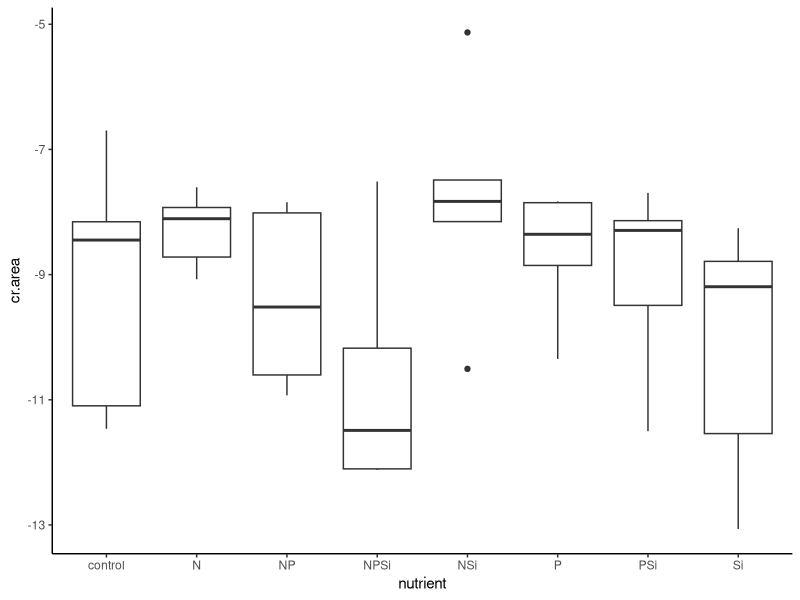
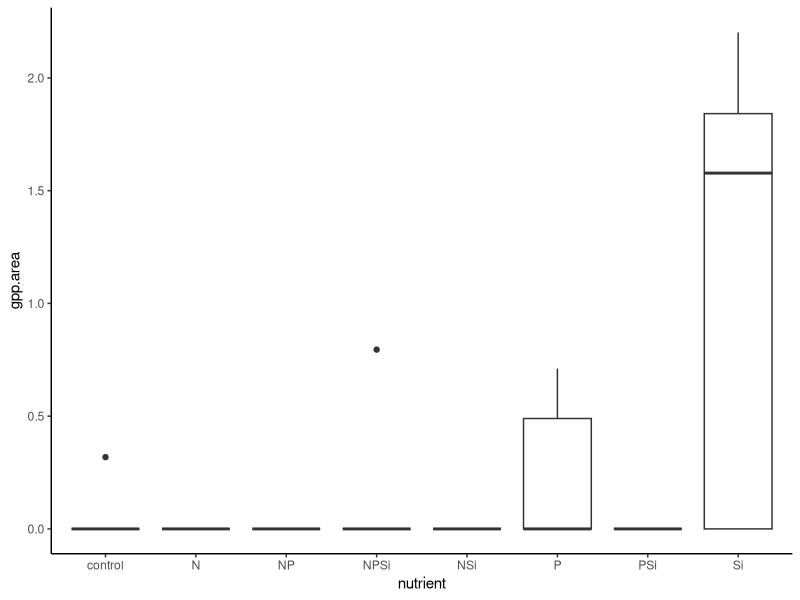
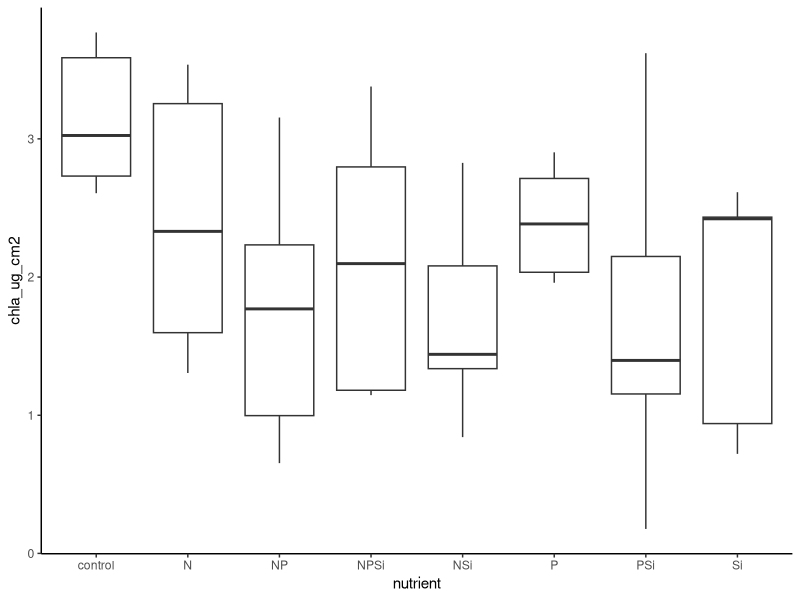
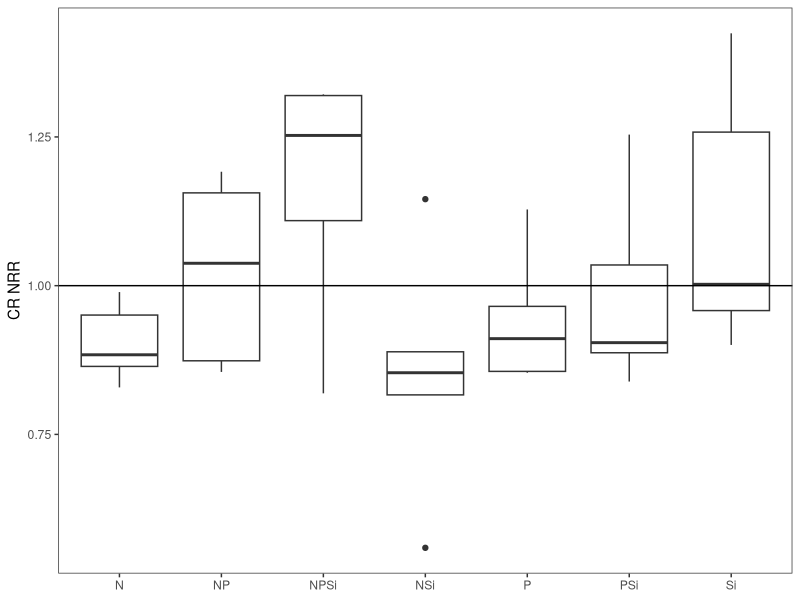
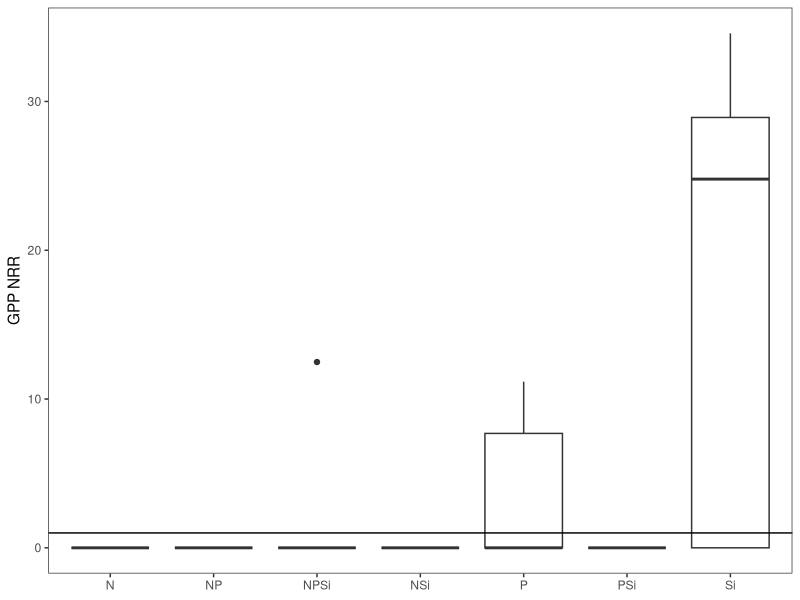
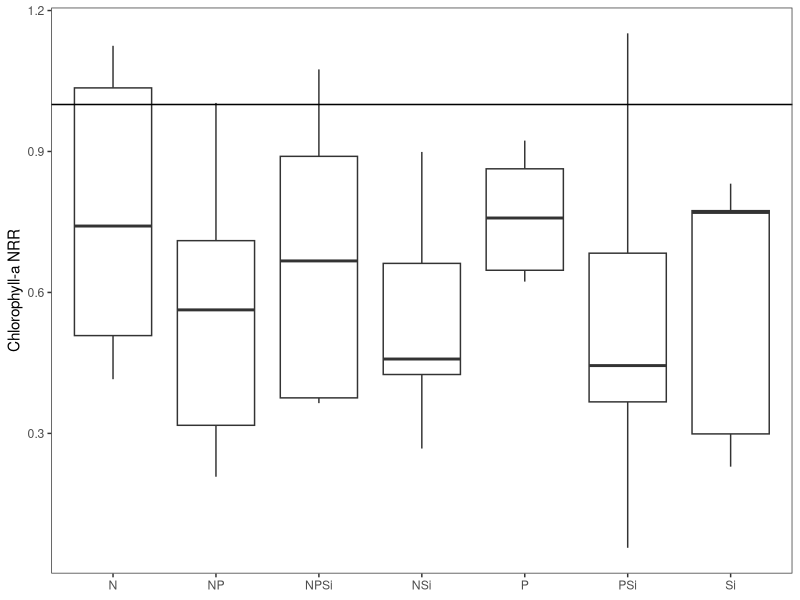
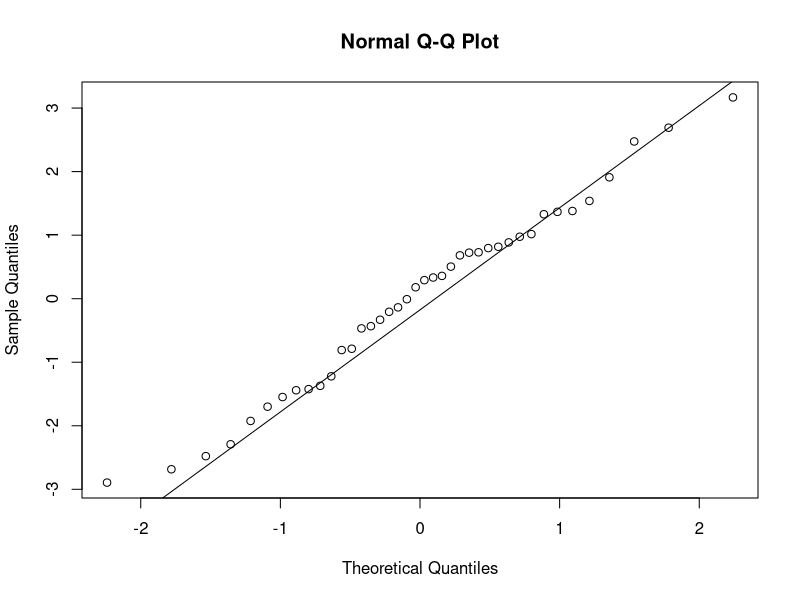
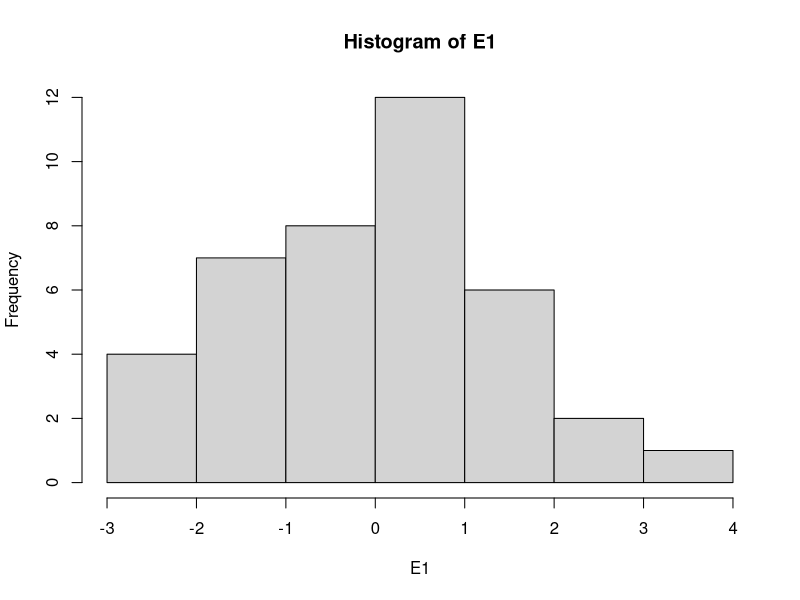

Reproduce these figures in R, in order. (Note: this script raises an error after producing the figures.)
#Author:  Clay Arango
#Creation date: 10-Feb-19
#Script to analyze NDS data from Summer 2018 NDS work with S. Roley and A. Alexiades

#packages
install.packages("nlme")
install.packages("nortest")
install.packages("plyr")
install.packages("dplyr")
install.packages("multcomp")
install.packages("MASS")
install.packages("ggplot2")
library(nlme)
library(nortest)
library(plyr)
library(dplyr)
library(multcomp)
library(MASS)
library(ggplot2)

#Load data
cen_lan_fall <- read.table(file="cen_lan_fall.csv", header=T, sep=",")

#set variable
d = cen_lan_fall

#evaluate data to make sure factors are correct
names(d)

unique(d$nutrient) #control, N, NP, NPSi, NSi, P, PSi, Si
unique(d$N) #should be 0 and 1
unique(d$P) #should be 0 and 1
unique(d$Si) #should be 0 and 1
unique(d$top) #should be "sponge" and "glass"
#if need to change, use recode function below. 
d$top<-recode(d$top, "cellulose" ="sponge")
str(d)

#convert N and P vand Si alues (0 or 1 for absence or presence) to factors
d$N<-as.factor(d$N)
d$P<-as.factor(d$P)
d$Si<-as.factor(d$Si)
str(d)

#subset data into gpp and cr response
d.cr = subset(d, top=="sponge", data=d)
d.gpp = subset(d, top=="glass", data=d)

#check for outliers and check data entry before calculating CR-NRR
ggplot(d.cr, aes(x=nutrient, y=cr.area)) + geom_boxplot() + theme_classic()
#N+Si group is spread out but centered

#calculate nrr for cr
x<-ddply(d.cr, "nutrient", summarise, ave_cr = mean(cr.area, na.rm=T)) 
x
d.cr$cr.nrr = d.cr$cr.area/-9.172439 #divide by control ave_cr

#check for outliers and check data entry before calculating GPP- and chla-NRR
ggplot(d.gpp, aes(x=nutrient, y=gpp.area)) + geom_boxplot() + theme_classic()
#way too many zeros in this data set
ggplot(d.gpp, aes(x=nutrient, y=chla_ug_cm2)) + geom_boxplot() + theme_classic()
#no outliers

#calculate nrr for gpp and chla
x<- ddply(d.gpp, "nutrient", summarise, ave_gpp = mean(gpp.area, na.rm=T), ave_chla = mean(chla_ug_cm2, na.rm=T)) 
x
d.gpp$gpp.nrr = d.gpp$gpp.area/0.06366686 #divide by control ave_gpp
d.gpp$chla.nrr = d.gpp$chla_ug_cm2/3.143974 #divide by control ave_chla
#use to exclude outliers
#x1<- ddply(subset(d.gpp, !(nds.id=="F6")), "nutrient", summarise, ave_chla = mean(chla_ug_cm2, na.rm=T)) 
#x1
#d.gpp$chla.nrr_1<-d.gpp$chla_ug_cm2/2.700340

#combine into one file and export
d.cr$chla.nrr<-NA
#d.cr$chla.nrr_1<-NA#for excluded outliers
d.cr$gpp.nrr<-NA
d.gpp$cr.nrr<-NA
d.nrr<-rbind(d.cr, d.gpp)
d.nrr$site.date<-"cen_lan_fall"
write.table(d.nrr, "cen_lan_fall_nrr.csv",  sep=",", quote=F, row.names =F)

###############
#plots of NRR
##############
ggplot(data=subset(d.cr, !(nutrient=="control")), aes(x=nutrient, y=cr.nrr))+geom_boxplot()+theme_bw()+
  ylab("CR NRR")+geom_abline(slope = 0, intercept = 1)+
  theme(axis.title.x=element_blank(), panel.grid.minor=element_blank(), panel.grid.major=element_blank())
#no limitation

ggplot(data=subset(d.gpp, !(nutrient=="control")), aes(x=nutrient, y=gpp.nrr))+geom_boxplot()+theme_bw()+
  ylab("GPP NRR")+geom_abline(slope = 0, intercept = 1)+
  theme(axis.title.x=element_blank(), panel.grid.minor=element_blank(), panel.grid.major=element_blank())
#no limitation

ggplot(data=subset(d.gpp, !(nutrient=="control")), aes(x=nutrient, y=chla.nrr))+geom_boxplot()+theme_bw()+
  ylab("Chlorophyll-a NRR")+geom_abline(slope = 0, intercept = 1)+ 
  theme(axis.title.x=element_blank(), panel.grid.minor=element_blank(), panel.grid.major=element_blank())
#no limitation

##########
#NRR Summary Files
#########

GPP_sum<-ddply(d.gpp, "nutrient", summarise, ave_nrr.gpp=mean(gpp.nrr, na.rm=T), sd_nrr.gpp=sd(gpp.nrr, na.rm=T), 
               se_nrr.gpp =(sd(gpp.nrr)/sqrt(sum(!is.na(gpp.nrr)))), 
               ci95_nrr.gpp = (1.96*(sd(gpp.nrr)/sqrt(sum(!is.na(gpp.nrr))))),
               ave_nrr.chla=mean(chla.nrr, na.rm=T), sd_nrr.chla=sd(chla.nrr, na.rm=T), 
               se_nrr.chla =(sd(chla.nrr)/sqrt(sum(!is.na(chla.nrr)))), 
               ci95_nrr.chla = (1.96*(sd(chla.nrr)/sqrt(sum(!is.na(chla.nrr))))))
CR_sum<-ddply(d.cr, "nutrient", summarise, ave_nrr.cr=mean(cr.nrr, na.rm=T), sd_nrr.cr=sd(cr.nrr, na.rm=T), 
              se_nrr.cr =(sd(cr.nrr)/sqrt(sum(!is.na(cr.nrr)))), 
              ci95_nrr.cr = (1.96*(sd(cr.nrr)/sqrt(sum(!is.na(cr.nrr))))))

#now combine into one and export
d.sum<-merge(GPP_sum, CR_sum, by="nutrient")
d.sum$site_date<-"cen_lan_fall"
write.table(d.sum, "cen_lan_fall_summ.csv",  sep=",", quote=F, row.names=F)

############################################################
#analyze RESPIRATION data
############################################################

M1<-gls(cr.area~N*P*Si, data=d.cr, na.action=na.omit)
E1<-residuals(M1)
qqnorm(E1)
qqline(E1)
ad.test(E1)
   #residuals are normally distributed
hist(E1)  
plot(M1)

plot(filter(d.cr, !is.na(cr.area)) %>% dplyr::select(nutrient), 
     E1, xlab="nutrient", ylab="Residuals")
bartlett.test(cr.area~nutrient, data=d.cr)
   #variance test is ok

anova(M1)
  
x <- group_by(d.cr, nutrient) %>%  # Grouping function causes subsequent functions to aggregate by season and reach
  summarize(cr.mean = abs(mean(cr.area, na.rm = TRUE)), # na.rm = TRUE to remove missing values
            cr.sd=abs(sd(cr.area, na.rm = TRUE)),  # na.rm = TRUE to remove missing values
            n = sum(!is.na(cr.area)), # of observations, excluding NAs. 
            cr.se=cr.sd/sqrt(n))

ggplot(data=x, aes(x=nutrient, y=cr.mean)) + 
  geom_bar(stat="identity", position=position_dodge(), color = "black") + 
  geom_errorbar(aes(ymin=cr.mean, ymax=cr.mean+cr.se), width=0.2, 
                position=position_dodge(0.9)) + 
  xlab("Nutrient") +
  ylab(expression(Respiration~(ug~O[2]~m^{-2}~h^{-1}))) +
  ylim(0,20) +
  labs(fill="Light") +
  theme_bw() +
  theme(panel.grid.major=element_blank(),
        panel.grid.minor=element_blank(),
        legend.title=element_text(size=6),
        legend.key=element_blank(), 
        legend.position=c(0.5,0.95), 
        legend.text=element_text(size=8), 
        legend.background=element_blank(), 
        legend.direction="horizontal", 
        legend.key.size=unit(0.3, "cm"), 
        axis.title.y=element_text(size=8), 
        axis.title.x=element_text(size=8), 
        axis.text.x=element_text(size=8))

#ggsave('output/figures/Ring_fall.tiff',
#       units="in",
#       width=3.25,
#       height=3.25,
#       dpi=1200,
#       compression="lzw")

#summarize nrr
x <- group_by(d.cr, nutrient) %>%  # Grouping function causes subsequent functions to aggregate by season and reach
  summarize(cr.mean = abs(mean(cr.nrr, na.rm = TRUE)), # na.rm = TRUE to remove missing values
            cr.sd=abs(sd(cr.nrr, na.rm = TRUE)),  # na.rm = TRUE to remove missing values
            n = sum(!is.na(cr.nrr)), # of observations, excluding NAs. 
            cr.se=cr.sd/sqrt(n))

############################################################
#analyze the PRODUCTION data
############################################################

M1<-gls(gpp.area~N*P*Si, data=d.gpp, na.action=na.omit) 
E1<-residuals(M1)
qqnorm(E1)
qqline(E1)
ad.test(E1)
   #residuals are not normal

hist(E1, xlab="residuals", main="")
plot(M1)

plot(filter(d.gpp, !is.na(gpp.area)) %>% dplyr::select(nutrient), 
     E1, xlab="nutrient", ylab="Residuals")
bartlett.test(gpp.area~nutrient, data=d.gpp)
   #variance test is bad

anova(M1)
  
x <- group_by(d.gpp, nutrient) %>%  # Grouping function causes subsequent functions to aggregate by season and reach
  summarize(gpp.mean = abs(mean(gpp.area, na.rm = TRUE)), # na.rm = TRUE to remove missing values
            gpp.sd=abs(sd(gpp.area, na.rm = TRUE)),  # na.rm = TRUE to remove missing values
            n = sum(!is.na(gpp.area)), # of observations, excluding NAs. 
            gpp.se=gpp.sd/sqrt(n))

ggplot(data=x, aes(x=nutrient, y=gpp.mean)) + 
  geom_bar(stat="identity", position=position_dodge(), color = "black") + 
  geom_errorbar(aes(ymin=gpp.mean, ymax=gpp.mean+gpp.se), width=0.2, 
                position=position_dodge(0.9)) + 
  xlab("Nutrient") +
  ylab(expression(Production~(ug~O[2]~m^{-2}~h^{-1}))) +
  labs(fill="Light") +
  theme_bw() +
  theme(panel.grid.major=element_blank(),
        panel.grid.minor=element_blank(), 
        legend.title=element_text(size=6), 
        legend.key=element_blank(),  
        legend.position=c(0.5,0.95),  
        legend.text=element_text(size=8),  
        legend.background=element_blank(),  
        legend.direction="horizontal",  
        legend.key.size=unit(0.3, "cm"),  
        axis.title.y=element_text(size=8),  
        axis.title.x=element_text(size=8),  
        axis.text.x=element_text(size=8))

#ggsave('output/figures/gppByNutrient.tiff',
#       units="in",
#       width=3.25,
#       height=3.25,
#       dpi=1200,
#       compression="lzw")

#summarize nrr
x <- group_by(d.gpp, nutrient) %>%  # Grouping function causes subsequent functions to aggregate by season and reach
  summarize(gpp.mean = abs(mean(gpp.nrr, na.rm = TRUE)), # na.rm = TRUE to remove missing values
            gpp.sd=abs(sd(gpp.nrr, na.rm = TRUE)),  # na.rm = TRUE to remove missing values
            n = sum(!is.na(gpp.nrr)), # of observations, excluding NAs. 
            gpp.se=gpp.sd/sqrt(n))

#BELOW HERE IS NOT EDITED





############################################################
#analyze the CHL-A biomass on disks

M1<-gls(chla~N*P*light, data=roza_sum.chla, na.action=na.omit)
E1<-residuals(M1)
qqnorm(E1)
qqline(E1)
ad.test(E1)
  #residuals look bad (p=0.001)
hist(E1)
plot(M1)

vf1 = varIdent(form = ~ 1|N*P)
vf2 = varIdent(form = ~ 1|light)
vf3 = varIdent(form = ~ 1|N*P*light)
vf4 = varPower(form = ~ fitted(.)) 
vf5 = varExp(form = ~ fitted(.))
vf6 = varConstPower(form = ~ fitted(.))
vf7 = varExp(form = ~ fitted(.)|nutrient)

M2<-gls(chla~N*P*light, data=roza_sum.chla, na.action=na.omit, weights=vf1)
M3<-gls(chla~N*P*light, data=roza_sum.chla, na.action=na.omit, weights=vf2)
M4<-gls(chla~N*P*light, data=roza_sum.chla, na.action=na.omit, weights=vf3)
M5<-gls(chla~N*P*light, data=roza_sum.chla, na.action=na.omit, weights=vf4)
M6<-gls(chla~N*P*light, data=roza_sum.chla, na.action=na.omit, weights=vf5)
M7<-gls(chla~N*P*light, data=roza_sum.chla, na.action=na.omit, weights=vf6)
M8<-gls(chla~N*P*light, data=roza_sum.chla, na.action=na.omit, weights=vf7)

anova(M1,M2,M3,M4,M5,M6,M7,M8)

#M3 is best on AIC

E3<-residuals(M3)
qqnorm(E3)
qqline(E3)
ad.test(E3)
#residuals are not normal (p=0.001)
hist(E3, xlab="residuals", main="")
plot(M3)
  #hist and plot look good

plot(filter(roza_sum.chla, !is.na(chla)) %>% dplyr::select(light), 
     E3, xlab="light", ylab="Residuals")
bartlett.test(chla~light, data=roza_sum.chla)

plot(filter(roza_sum.chla, !is.na(chla)) %>% dplyr::select(nutrient), 
     E3, xlab="nutrient", ylab="Residuals")
bartlett.test(chla~nutrient, data=roza_sum.chla)

anova(M3)

#light is significant and N and P separately interact with light

x<-roza_sum.chla[complete.cases(roza_sum.chla$chla),]

with(x, 
     interaction.plot(nutrient,light,chla, 
                      ylim=c(0,1.5),lty=c(1,12),lwd=2,ylab="Chlorophyll a", 
                      xlab="Nutrient", trace.label="Light"))

x <- group_by(roza_sum.chla, nutrient, light) %>%  # Grouping function causes subsequent functions to aggregate by season and reach
  summarize(chla.mean = mean(chla, na.rm = TRUE), # na.rm = TRUE to remove missing values
            chla.sd=sd(chla, na.rm = TRUE),  # na.rm = TRUE to remove missing values
            n = sum(!is.na(chla)), # of observations, excluding NAs. 
            chla.se=chla.sd/sqrt(n))

ggplot(data=x, 
       aes(x=nutrient, y=chla.mean, fill=light)) + 
  geom_bar(stat="identity", position=position_dodge(), color = "black") + 
  geom_errorbar(aes(ymin=chla.mean, ymax=chla.mean+chla.se), width=0.2, 
                position=position_dodge(0.9)) + 
  scale_fill_manual(values=c("white","black")) +
  xlab("Nutrient") +
  ylab(expression(Chlorophyll~a~(ug~cm^{-2}))) +
  ylim(0,1.7) +
  labs(fill="Light") +
  theme_bw() +
  theme(panel.grid.major=element_blank(), 
        panel.grid.minor=element_blank(), 
        legend.title=element_text(size=6), 
        legend.key=element_blank(), 
        legend.position=c(0.5,0.95), 
        legend.text=element_text(size=8), 
        legend.background=element_blank(), 
        legend.direction="horizontal", 
        legend.key.size=unit(0.3, "cm"), 
        axis.title.y=element_text(size=8), 
        axis.title.x=element_text(size=8), 
        axis.text.x=element_text(size=8))

ggsave('output/figures/chlaByNutrientLight.tiff',
       units="in",
       width=3.25,
       height=3.25,
       dpi=1200,
       compression="lzw")



############################################################
############################################################
#calculate nrr mean and standard error
x1 <- group_by(roza_sum, nutrient, light) %>%  # Grouping function causes subsequent functions to aggregate by season and reach
  summarize(chla.nrr.mean = mean(chla.nrr, na.rm = TRUE), # na.rm = TRUE to remove missing values
            chla.nrr.sd=sd(chla.nrr, na.rm = TRUE),  # na.rm = TRUE to remove missing values
            chla.n = sum(!is.na(chla.nrr)), # of observations, excluding NAs. 
            chla.nrr.se=chla.nrr.sd/sqrt(chla.n))


x2 <- group_by(roza_sum, nutrient, light) %>%  # Grouping function causes subsequent functions to aggregate by season and reach
  summarize(gpp.nrr.mean = mean(gpp.nrr, na.rm = TRUE), # na.rm = TRUE to remove missing values
            gpp.nrr.sd=sd(gpp.nrr, na.rm = TRUE),  # na.rm = TRUE to remove missing values
            gpp.n = sum(!is.na(gpp.nrr)), # of observations, excluding NAs. 
            gpp.nrr.se=gpp.nrr.sd/sqrt(gpp.n))

x3 <- group_by(roza_sum, nutrient, light) %>%  # Grouping function causes subsequent functions to aggregate by season and reach
  summarize(cr.nrr.mean = mean(cr.nrr, na.rm = TRUE), # na.rm = TRUE to remove missing values
            cr.nrr.sd=sd(cr.nrr, na.rm = TRUE),  # na.rm = TRUE to remove missing values
            cr.n = sum(!is.na(cr.nrr)), # of observations, excluding NAs. 
            cr.nrr.se=cr.nrr.sd/sqrt(cr.n))

roza_sum.nrr<-cbind(x1,x2,x3)
roza_sum.nrr <- roza_sum.nrr[, !duplicated(colnames(roza_sum.nrr))]
write.csv(roza_sum.nrr, "roza_sum.nrr.csv")
